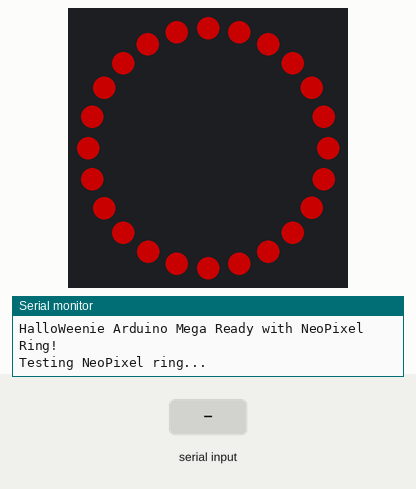
This sketch was run on a simulated Arduino Mega 2560, built with avr-gcc and run on an emulated ATmega2560. Parts: 24 RGB LEDs in a ring, first at the top, clockwise, the last lines printed to the serial monitor. The test bench sets the inputs (shaded band). Dim RGB values are drawn brighter than linear.

Above: at 1.1 s.
2.8 s: "LED_BLINK\n" received over Serial
At 2.88 s:
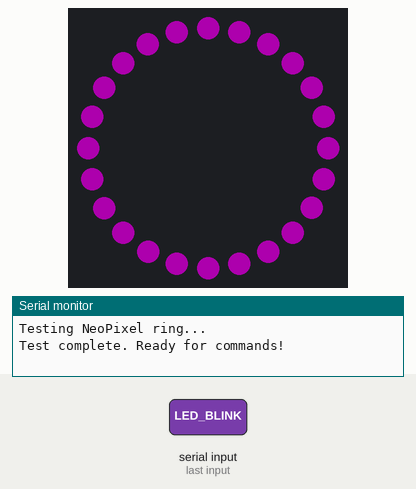
5.0 s: "LED_ON\n" received over Serial
At 6.1 s:
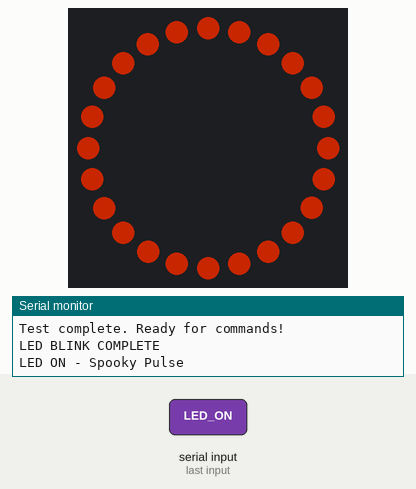
6.8 s: "LED_OFF\n" received over Serial
At 8.2 s:
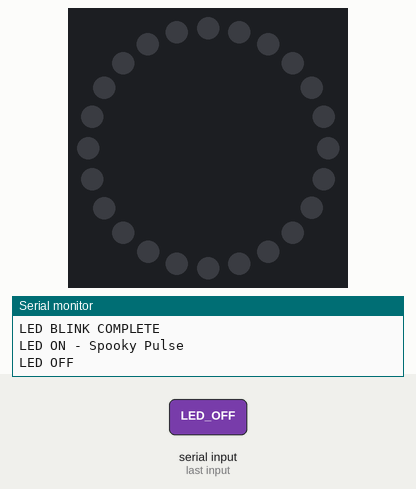
8.6 s: "LED_PULSE_START\n" received over Serial
At 8.78 s:
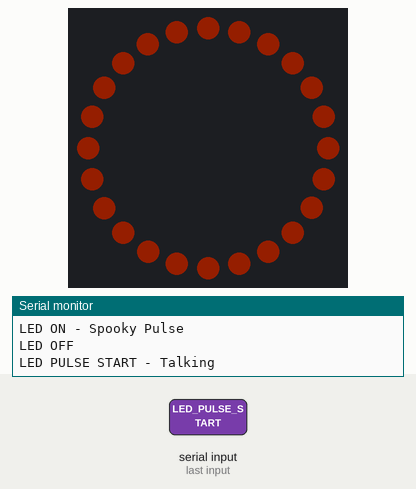
10.1 s: "LED_PULSE_STOP\n" received over Serial
At 11.0 s:
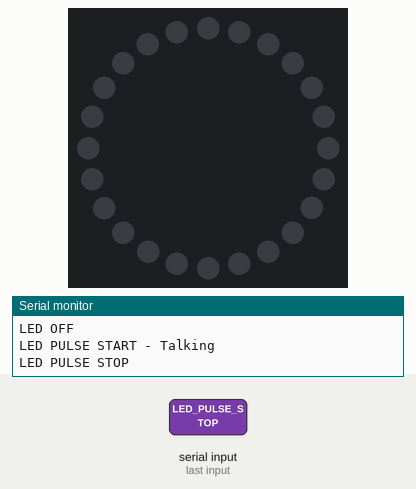
Timing chart, 0 to 12.9 s (numbered marks = the images above; inputs shaded):
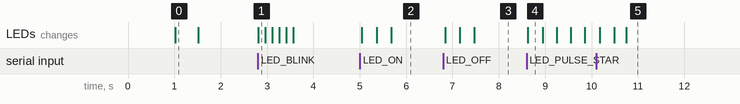

Measured:
- after the input at 2.8 s, the LEDs: change at once (image 1)
- after the input at 5.0 s, the LEDs: first change at once (image 2 shows a later state)
- after the input at 8.6 s, the LEDs: change at once (image 4)
- what the display in image 0 shows lasts 0.5 s, from 1.0 s to 1.5 s

The sketch:

arduino_led.ino
```cpp
// HalloWeenie Arduino Mega 2560 + Neopixel Ring Controller
// Upload this to your Arduino Mega 2560
// Requires: Adafruit NeoPixel library (Install via Arduino Library Manager)

#include <Adafruit_NeoPixel.h>

#define LED_PIN 6          // Pin connected to NeoPixel ring (can use any digital pin)
#define LED_COUNT 24       // Number of LEDs in your ring

Adafruit_NeoPixel ring(LED_COUNT, LED_PIN, NEO_GRB + NEO_KHZ800);

void setup() {
  ring.begin();           // Initialize NeoPixel ring
  ring.setBrightness(100); // Set brightness higher for testing (0-255)
  ring.show();            // Turn all LEDs off initially

  Serial.begin(9600);
  delay(1000); // Give serial time to initialize
  Serial.println("HalloWeenie Arduino Mega Ready with NeoPixel Ring!");

  // Test pattern on startup - flash all LEDs to confirm wiring
  Serial.println("Testing NeoPixel ring...");
  for (int i = 0; i < LED_COUNT; i++) {
    ring.setPixelColor(i, ring.Color(255, 0, 0)); // Red
  }
  ring.show();
  delay(500);
  ring.clear();
  ring.show();
  Serial.println("Test complete. Ready for commands!");
}

bool isPulsing = false;
int pulseStep = 0;
int pulseDirection = 1;
unsigned long lastPulseTime = 0;

void loop() {
  if (Serial.available() > 0) {
    String command = Serial.readStringUntil('\n');
    command.trim();

    if (command == "LED_ON") {
      isPulsing = false;
      spookyPulse();
      Serial.println("LED ON - Spooky Pulse");
    }
    else if (command == "LED_OFF") {
      isPulsing = false;
      fadeOut();
      Serial.println("LED OFF");
    }
    else if (command == "LED_PULSE_START") {
      isPulsing = true;
      pulseStep = 0;
      pulseDirection = 1;
      Serial.println("LED PULSE START - Talking");
    }
    else if (command == "LED_PULSE_STOP") {
      isPulsing = false;
      fadeOut();
      Serial.println("LED PULSE STOP");
    }
    else if (command == "LED_BLINK") {
      isPulsing = false;
      spookyBlink();
      Serial.println("LED BLINK COMPLETE");
    }
  }

  // Continuous pulse animation while talking
  if (isPulsing) {
    unsigned long currentTime = millis();
    if (currentTime - lastPulseTime >= 30) { // Update every 30ms
      lastPulseTime = currentTime;
      continuousPulse();
    }
  }
}

// Spooky orange pulse effect
void spookyPulse() {
  uint32_t orange = ring.Color(255, 50, 0); // Spooky orange

  // Fade in
  for (int brightness = 0; brightness <= 100; brightness += 5) {
    ring.setBrightness(brightness);
    for (int i = 0; i < LED_COUNT; i++) {
      ring.setPixelColor(i, orange);
    }
    ring.show();
    delay(30);
  }
}

// Fade out effect
void fadeOut() {
  // Fade out
  for (int brightness = 100; brightness >= 0; brightness -= 5) {
    ring.setBrightness(brightness);
    ring.show();
    delay(30);
  }

  // Turn all off
  ring.clear();
  ring.show();
}

// Spooky blink pattern
void spookyBlink() {
  uint32_t purple = ring.Color(128, 0, 128);
  uint32_t green = ring.Color(0, 255, 0);

  for (int blink = 0; blink < 3; blink++) {
    // Alternate colors
    uint32_t color = (blink % 2 == 0) ? purple : green;

    for (int i = 0; i < LED_COUNT; i++) {
      ring.setPixelColor(i, color);
    }
    ring.show();
    delay(150);

    ring.clear();
    ring.show();
    delay(150);
  }
}

// Continuous pulse animation for talking
void continuousPulse() {
  uint32_t orange = ring.Color(255, 50, 0);

  // Pulse brightness up and down
  pulseStep += pulseDirection * 3;

  if (pulseStep >= 100) {
    pulseStep = 100;
    pulseDirection = -1;
  } else if (pulseStep <= 20) {
    pulseStep = 20;
    pulseDirection = 1;
  }

  ring.setBrightness(pulseStep);
  for (int i = 0; i < LED_COUNT; i++) {
    ring.setPixelColor(i, orange);
  }
  ring.show();
}

// Optional: Spinning effect (you can add this command if you want)
void spinningEffect() {
  uint32_t orange = ring.Color(255, 50, 0);

  for (int j = 0; j < LED_COUNT * 2; j++) {
    for (int i = 0; i < LED_COUNT; i++) {
      if (i == (j % LED_COUNT)) {
        ring.setPixelColor(i, orange);
      } else {
        ring.setPixelColor(i, ring.Color(0, 0, 0));
      }
    }
    ring.show();
    delay(50);
  }
}
```
